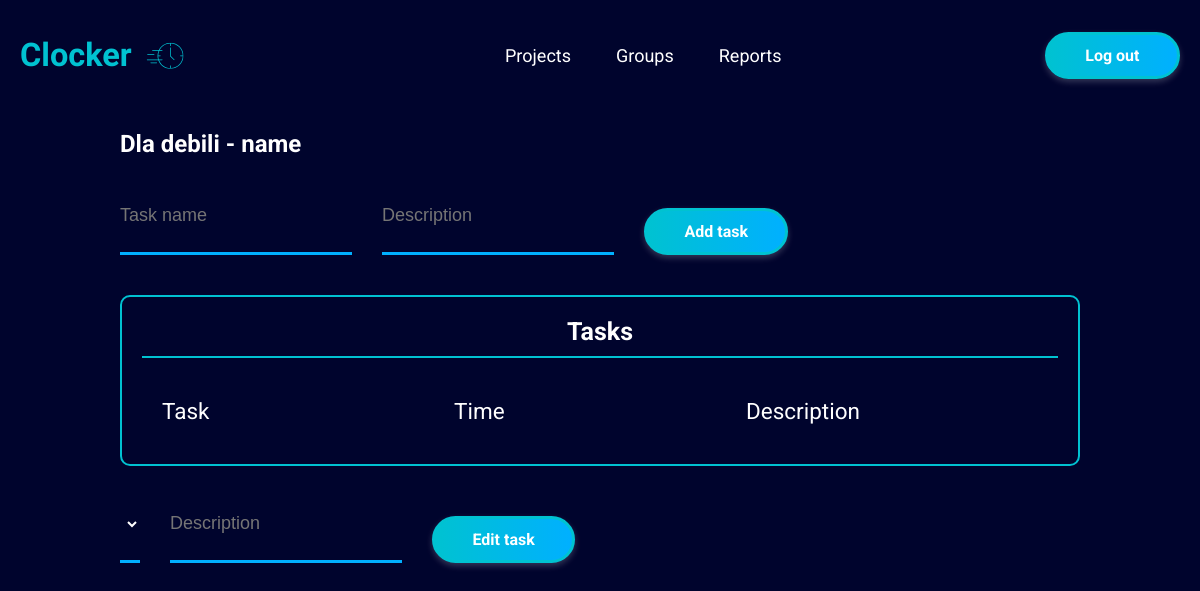
Page /project_details.php?P_id=2 (signed in) on the earlier database version.
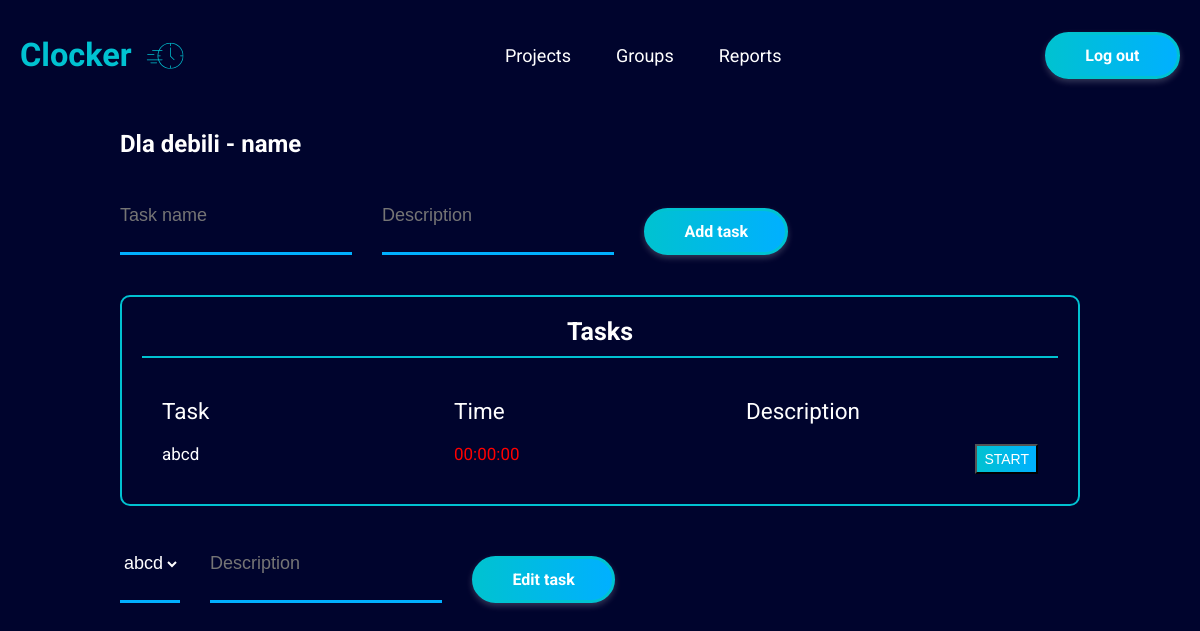
Same page on the later database version.
### tables this page shows
CREATE TABLE `tasks` (
  `ID` int(11) NOT NULL,
  `project_id` int(11) NOT NULL,
  `name` varchar(100) NOT NULL,
  `description` varchar(255) NOT NULL,
  `start` timestamp NOT NULL DEFAULT current_timestamp(),
  `stop` timestamp NOT NULL DEFAULT current_timestamp(),
  `status` tinyint(1) NOT NULL DEFAULT 0,
  `timer` time NOT NULL DEFAULT '00:00:00'
);

### project_details.php (the view, shortened to what this page needs)
<!DOCTYPE html>
<html lang="en">
<?php require_once "_head.php" ?>
<body>
  <?php require_once "_navbar_main.php" ?>
  <div class="container">
    <div>
      <h2>
          <?php
          require_once "connect.php";
          $id = $_SESSION['p_id'];
          $sql = "SELECT p.name   FROM projects as p  WHERE p.ID=:id  ";
          $handle = $pdo->prepare($sql);
          $params = ['id' => $id];
          $handle->execute($params);
          if($handle->rowCount()>0) {
              $getRow = $handle->fetch(PDO::FETCH_ASSOC);
              $name = $getRow['name'];
              echo $name . " - " . $_SESSION['name'];
          }
      ?></h2>
    </div>
    <form class="add-project__container" method="post" action="<?php echo $_SERVER['PHP_SELF']; ?>">
      <input class="form__input" type="text" name="task_name" placeholder="Task name"
             value="<?php echo (isset($valName) ? $valName : '') ?>">
        <input class="form__input" type="text" name="description" placeholder="Description"
               value="<?php echo(isset($valName) ? $valName : '') ?>">
      <input type="submit" name="Add" value="Add task"
        class="form__btn btn-primary btn-primary--filled" />
    </form>
    <div class="projects">
      <h3 class="projects__title">Tasks</h3>
      <div class="projects__container">
        <div class="projects__row-container projects__header">
          <span>Task</span>
          <span>Time</span>
          <span>Description</span>
        </div>
          <?php
          require_once "connect.php";
          $id = $_SESSION['p_id'];
          $sql = "SELECT t.ID,t.name, t.timer, t.description, t.status FROM tasks as t WHERE t.project_id=:id ORDER BY t.ID DESC";
          $handle = $pdo->prepare($sql);
          $params = ['id' => $id];
          $handle->execute($params);
          if($handle->rowCount()>0){
              while($getRow = $handle->fetch(PDO::FETCH_ASSOC)){
                  $name=$getRow['name'];
                  $desc=$getRow['description'];
                  $timer=strtotime($getRow['timer']);
                  $timer=date("H:i:s",$timer);
                  if($getRow['status']==1){
                      $status = 'STOP';
                      $classa='class="not-working"';
                  }
                  else {
                      $status = 'START';
                      $classa='class="working"';
                  }
                  $t_id=$getRow['ID'];
                  echo '<form class="projects__row-container" method="post" action="'.$_SERVER['PHP_SELF'].'">
                           <input name="task_id" style="display: none" value="'.$t_id.'">
                          <span id="project-name"  >'.$name.'</span>
                          <span '.$classa.' id="clock">'.$timer.'</span>
                          <span id="project-name">'.$desc.'</span>
                          <input type="submit" name ="button" class="details btn-primary--filled"  value="'.$status.'"/>
                        </form>';
              }
          }
          ?>
      </div>
    </div>
    <form class="add-project__container" method="POST" action="<?php echo $_SERVER['PHP_SELF']; ?>">
        <select class="form__input" name="edit-task" type="text" placeholder="Task name">
            <?php
            require_once "connect.php";
            $id = $_SESSION['p_id'];
            $sql = "select name,ID from tasks where project_id=:id";
            $handle = $pdo->prepare($sql);
            $params = ['id' => $id];
            $handle->execute($params);
            if ($handle->rowCount() > 0) {
                while ($getRow = $handle->fetch(PDO::FETCH_ASSOC)) {
                    $name = $getRow['name'];
                    $t_id=$getRow['ID'];
                    echo '<option value=' . $t_id . '>' . $name . '</option>';
                }
            }
            ?>
        </select>
        <input class="form__input" type="text" name="description" placeholder="Description"
               value="<?php echo(isset($valDesc) ? $valDesc : '') ?>">
      <input type="submit" name="submit_task" value="Edit task"
        class="form__btn btn-primary btn-primary--filled" />
    </form>
  </div>
</body>
</html>

Differences in the rows shown:
added tasks: name "abcd", timer "00:00:00", button "START"
Other differences:
form field edit-task: (not shown) → "abcd"
